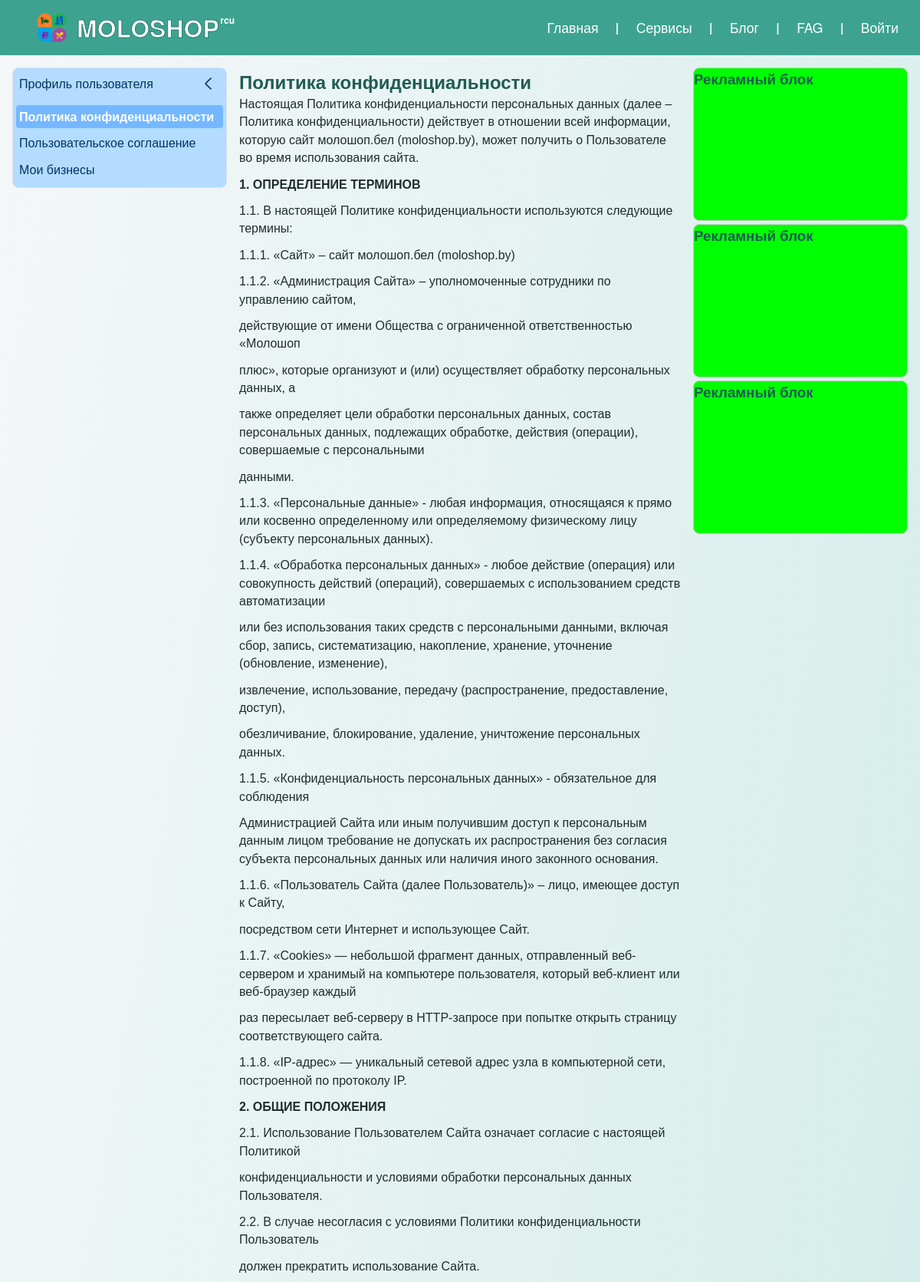
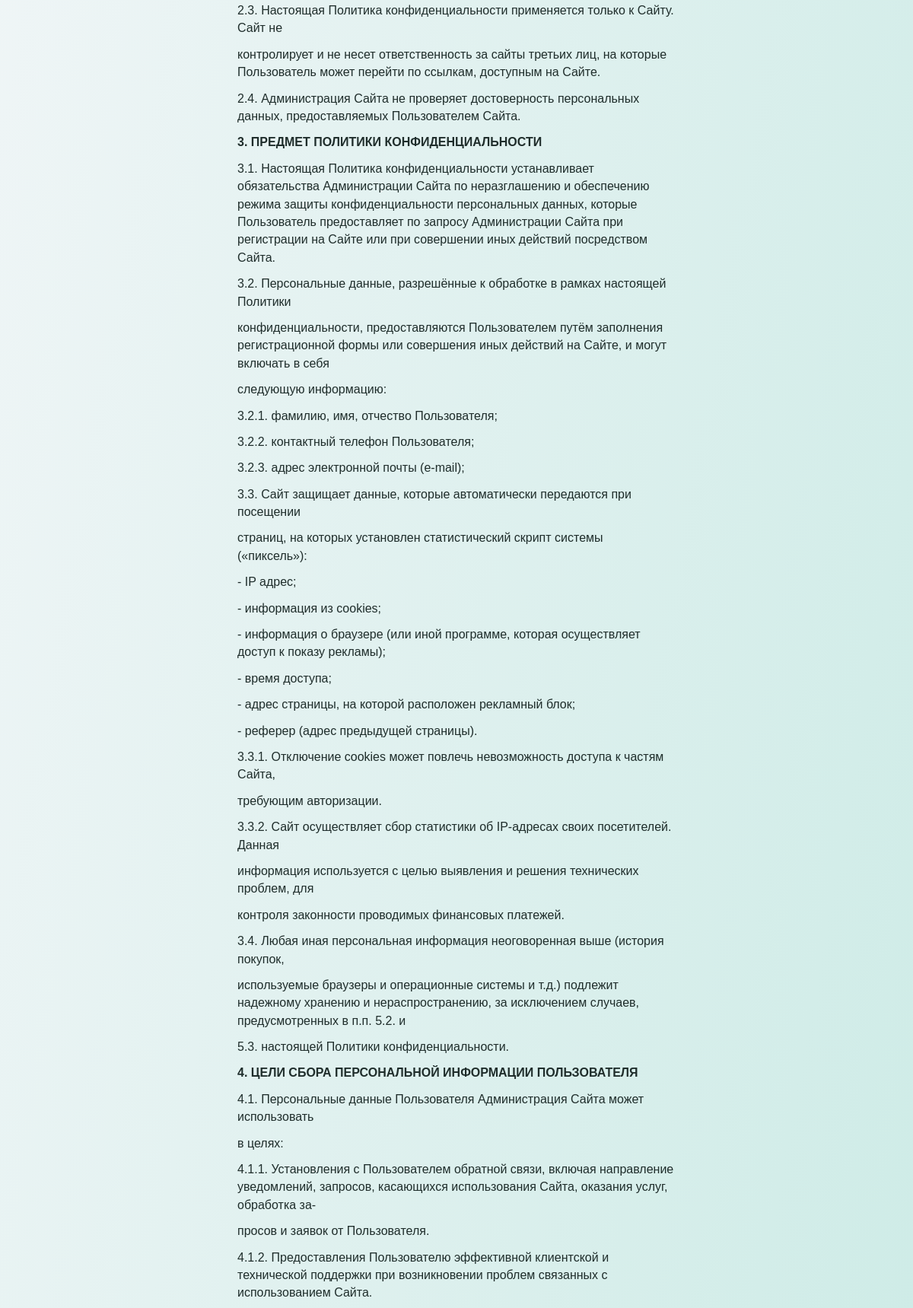
Screenshot of /core/docs/politika-konfidentsialnosti/ (upper part) with the database file from the repository (2 pictures, top to bottom).
### apps/users/models/menu.py (models this page shows, shortened)
class ProfileMenuCategory(UUIDModel, MPTTModel):
    name = models.CharField(max_length=100)
    url = models.CharField(
        max_length=200,
        blank=True,
        help_text="Имя URL-шаблона с namespace (например: 'landing:policy_detail')"
    )
    url_params = models.JSONField(
        blank=True,
        null=True,
        help_text='Параметры для reverse(), например: {"slug":"politika-konfidentsialnosti"}'
    )
    external_url = models.URLField(
        blank=True,
        null=True,
        help_text="Внешняя ссылка (например: https://t.me/moloshop)"
    )
    parent = TreeForeignKey('self', on_delete=models.CASCADE, null=True, blank=True, related_name='children')
    order = models.PositiveIntegerField(default=0)
    is_active_link = models.BooleanField(default=True, help_text="Активная ссылка")
    updated_at = models.DateTimeField(auto_now=True, verbose_name="Обновлен")
    class MPTTMeta:
        order_insertion_by = ['order']
    class Meta:
        app_label = 'users'
        verbose_name = "Пункт меню"
        verbose_name_plural = "Меню личного кабинета"
    def get_absolute_url(self):
        from django.urls import reverse
        if self.url:
            try:
                if self.url_params:
                    return reverse(self.url, kwargs=self.url_params)
                return reverse(self.url)
            except:
                return '#'
        return self.url

### apps/core/models/core_documents.py (models this page shows, shortened)
class ContractsInstructions(SlugNamespaceModel):
    seo_title = models.CharField(
        max_length=70,
        blank=True,
        verbose_name='SEO заголовок'
    )
    seo_description = models.CharField(
        max_length=160,
        blank=True,
        verbose_name='SEO описание'
    )
    content = RichTextUploadingField()  # -//- с загрузкой картинок/файлов, свойства по умолчанию
    created_at = models.DateTimeField(auto_now_add=True)
    class Meta:
        verbose_name = "Политику, правила, инструкции"
        verbose_name_plural = "Политики, правила, инструкции"

### apps/core/views.py (the view)
# urls.py: path('docs/<slug:slug>/', docs_detail, name='docs_detail'),
def docs_detail(request, slug):
    document = get_object_or_404(ContractsInstructions, slug=slug)
    context = {
        'document': document
    }
    return render(request, 'core/docs.html', context)

### apps/core/models/footer_menu.py (called while the page is built)
    def get_col_desktop(self):
        if self.col_desctop:
            return self.col_desctop
        return 4 if self.parent is None and self.order < 4 else 12

    def get_col_md(self):
        return self.col_md or 12

    def get_url(self):
        if self.external_url:
            return self.external_url
        if not self.url or self.url == "#":
            return "#"
        try:
            return reverse(self.url, kwargs=self.url_params or {})
        except NoReverseMatch:
            return "#"

### apps/core/templatetags/footer_menu.py (called while the page is built)
@register.inclusion_tag("core/includes/footer_menu.html", takes_context=True)
def render_footer_menu(context):
    request = context["request"]
    parents = FooterMenuCategory.objects.filter(parent__isnull=True, is_active_link=True).order_by("order")
    return {
        "parents": parents,
        "request": request,
    }

### apps/core/templatetags/string_filters.py (called while the page is built)
@register.filter
def startswith(value, prefix: str) -> bool:
    if not isinstance(value, str):
        return False
    return value.startswith(prefix)

### apps/users/templatetags/profile_menu.py (called while the page is built)
@register.inclusion_tag("users/components/user_menu.html", takes_context=True)
def render_user_menu(context):
    request = context['request']
    current_path = request.path
    all_items = ProfileMenuCategory.objects.all().prefetch_related('parent', 'children__children')
    menu_sections = [item for item in all_items if item.parent is None]
    def get_open_ids(path):
        for item in all_items:
            if item.get_absolute_url() == path:
                open_ids = []
                current = item.parent
                while current:
                    open_ids.append(current.id)
                    current = current.parent
                return open_ids
        return []
    open_ids = get_open_ids(current_path)
    return {
        'menu_sections': menu_sections,
        'request': request,
        'current_path': current_path,
        'open_ids': open_ids,
    }

### apps/core/templates/core/docs.html (shortened to what this page needs)
{% extends "users/base_userpanel.html" %}
{% block users_content %}
<article class="contracts-instructions">
    <header>
        <h1>{{ document.title }}</h1>
    </header>
    <section class="document-content ckeditor-content">
        {{ document.content|safe }}
    </section>
</article>
{% endblock %}

### apps/users/templates/users/components/user_menu.html (shortened to what this page needs)
<div class="user-menu-wrapper mb-4 border rounded">
  <nav class="user-menu">
    {% for section in menu_sections %}
      <div class="menu-section">
        {% if section.children.exists %}
          <div class="menu-header-wrap">
            <a href="{{ section.get_absolute_url }}"
               class="menu-header{% if current_path == section.get_absolute_url %} active{% endif %}">
              {{ section.name }}
            </a>
            <label for="toggle-section-{{ section.pk }}" class="chevron-toggle" aria-label="Развернуть меню">
              <span class="chevron-icon"></span>
            </label>
          </div>
        {% else %}
          <div class="menu-header-wrap">
            <a href="{{ section.get_absolute_url }}"
               class="menu-header{% if current_path == section.get_absolute_url %} active{% endif %}">
              {{ section.name }}
            </a>
          </div>
        {% endif %}
      </div>
    {% endfor %}
  </nav>
</div>

### apps/core/static/core/css/global_core.css (style rules this page uses)
*,*::before,*::after { margin:0;padding:0;box-sizing:border-box;border:0;vertical-align:baseline }
html,body { height:100%;margin:0;min-height:100vh }
a { color:inherit;text-decoration:none;cursor:pointer;transition:color 0.3s ease }
h1,h2,h3,h4,h5,h6 { font-weight:600;color:#205c54 }
body { font-family:'Helvetica Neue', Arial, sans-serif;font-weight:400;font-size:16px;line-height:1.5;color:#1f2d2b;background:linear-gradient(to bottom right, #f5f7f9, #C2E8E1);background-repeat:no-repeat;background-attachment:fixed;-webkit-font-smoothing:antialiased;-moz-osx-font-smoothing:grayscale;-webkit-text-size-adjust:100%;-ms-text-size-adjust:100%;min-height:100vh;text-rendering:optimizeLegibility }
p,span,label,a { font-size:1rem;line-height:1.4;color:#1f2d2b }
.mb-4 { margin-bottom:1rem !important }
.border { border:1px solid #dee2e6 !important }
.rounded { border-radius:0.5rem !important }

### apps/users/static/users/css/users.css (style rules this page uses)
.user-menu-wrapper { background:#B3DCFF;border:1px solid #ccc;border-radius:0.5rem;padding:0 }
.user-menu-wrapper .user-menu { display:block;padding:.25rem }
.user-menu-wrapper .menu-section { margin-bottom:.25rem }
.user-menu-wrapper .menu-section .menu-header-wrap,.user-menu-wrapper .menu-section .submenu-header-wrap { display:flex;justify-content:space-between;align-items:center }
.user-menu-wrapper .menu-section .menu-header { flex-grow:1;text-decoration:none;font-weight:500;background-color:#B3DCFF;color:#036;padding:0.25rem 0.25rem;border-radius:0.25rem }
.user-menu-wrapper .menu-section .menu-header.active { background-color:#75B8FF;color:#fff;font-weight:bold }
.user-menu-wrapper .menu-section .chevron-toggle { display:inline-flex;align-items:center;justify-content:center;width:2rem;height:2rem;cursor:pointer }
.user-menu-wrapper .menu-section .chevron-icon { display:inline-block;width:12px;height:12px;border:solid #036;border-width:0 2px 2px 0;transform:rotate(135deg);border-radius:2px;transition:transform 0.3s ease }

### rows the page displays
ProfileMenuCategory: name "Профиль пользователя"
ProfileMenuCategory: name "Политика конфиденциальности"
ProfileMenuCategory: name "Пользовательское соглашение"
ProfileMenuCategory: name "Мои бизнесы"
ContractsInstructions: title "Политика конфиденциальности", content "Настоящая Политика конфиденциальности персональных данных (далее – Политика конфиденциальности) действует в отношении всей информации, которую сайт молошоп.бел (moloshop.by), может получить о Пользователе во время использования сайта. 1. ОПРЕДЕЛЕНИЕ ТЕРМИНОВ 1.1. В настоящей Политике конфиденциальности используются следующие термины: 1.1.1. «Сайт» – сайт молошоп.бел (moloshop.by) 1.1.2. «Администрация Сайта» – уполномоченные сотрудники по управлению сайтом, действующие от имени Общества с ограниченной ответственностью «Молошоп плюс», которые организуют и (или) осуществляет обработку персональных данных, а также определяет цели обработки персональных данных, состав персональных данных,…"

### other values shown
{{ item.title }} "Главная" "Сервисы" "Блог" "FAG" "Войти"
